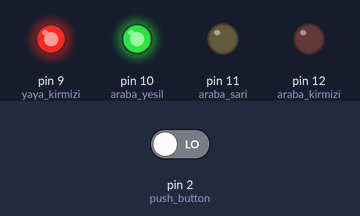
Simulated run of this sketch. Board: Arduino Uno, built with avr-gcc and run on an emulated ATmega328P. On the bench: output pins drawn as LEDs (lit = HIGH). The inputs (shaded band) are chosen by the test bench; at power-on: pin 2 (push_button) LOW.

Above: at 4.2 s.
4.3 s: pin 2 (push_button) driven LOW
5.8 s: pin 2 (push_button) driven HIGH
At 6.3 s:
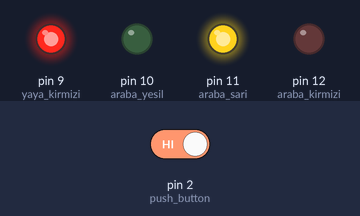
At 9.8 s:
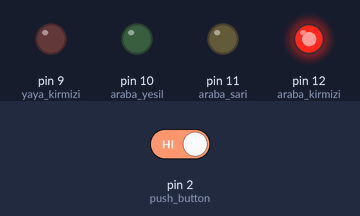
Timing chart, 0 to 11.3 s (numbered marks = the images above; inputs shaded):
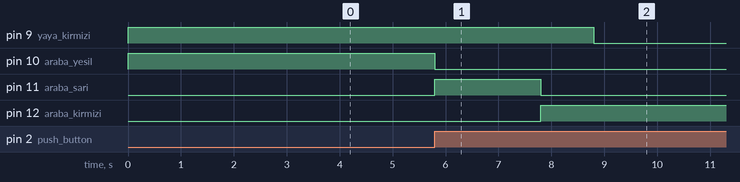

The sketch:

traifk_yaya.ino
```cpp
int araba_kirmizi=12;
int araba_sari=11;
int araba_yesil=10;
int yaya_kirmizi=9;
int yaya_yesil=8;
int push_button=2;
int crossTime=5000;
unsigned long changeTime;
  void setup() {
pinMode(araba_kirmizi,OUTPUT);
pinMode(araba_sari,OUTPUT);
pinMode(araba_yesil,OUTPUT);
pinMode(yaya_kirmizi,OUTPUT);
pinMode(yaya_kirmizi,OUTPUT);
pinMode(push_button,INPUT);
digitalWrite(araba_yesil,HIGH);
digitalWrite(yaya_kirmizi,HIGH);
}

  void loop() {
int durum=digitalRead(push_button);
if(durum==HIGH && (millis()-changeTime)>5000){
  isiklariDegis();
  }
}

  void isiklariDegis(){
digitalWrite(araba_yesil,LOW);
digitalWrite(araba_sari,HIGH);
delay(2000);
digitalWrite(araba_sari,LOW);
digitalWrite(araba_kirmizi,HIGH);
delay(1000);
digitalWrite(yaya_kirmizi,LOW);
digitalWrite(yaya_yesil,LOW);
delay(crossTime);

for(int x=0; x<10; x++){ //Yayaya ikaz veriyoruz. Sure dolmak uzere karsiya gec.
  digitalWrite(yaya_yesil,HIGH);
  delay(250);
  digitalWrite(yaya_yesil,LOW);
  delay(250);
}
digitalWrite(yaya_kirmizi,HIGH);
delay(500);
digitalWrite(araba_sari,HIGH);
digitalWrite(araba_kirmizi,LOW);
delay(1000);
digitalWrite(araba_yesil,HIGH);
digitalWrite(araba_sari,LOW);
changeTime=millis();

}
```

Measured:
- after the input at 4.3 s, every drawn part: stays the same
- after the input at 5.8 s, pin 9 (yaya_kirmizi): HIGH → LOW after 3.0 s; pin 10 (araba_yesil): HIGH → LOW at once; pin 11 (araba_sari): LOW → HIGH at once, → LOW 2.0 s later; pin 12 (araba_kirmizi): LOW → HIGH after 2.0 s
